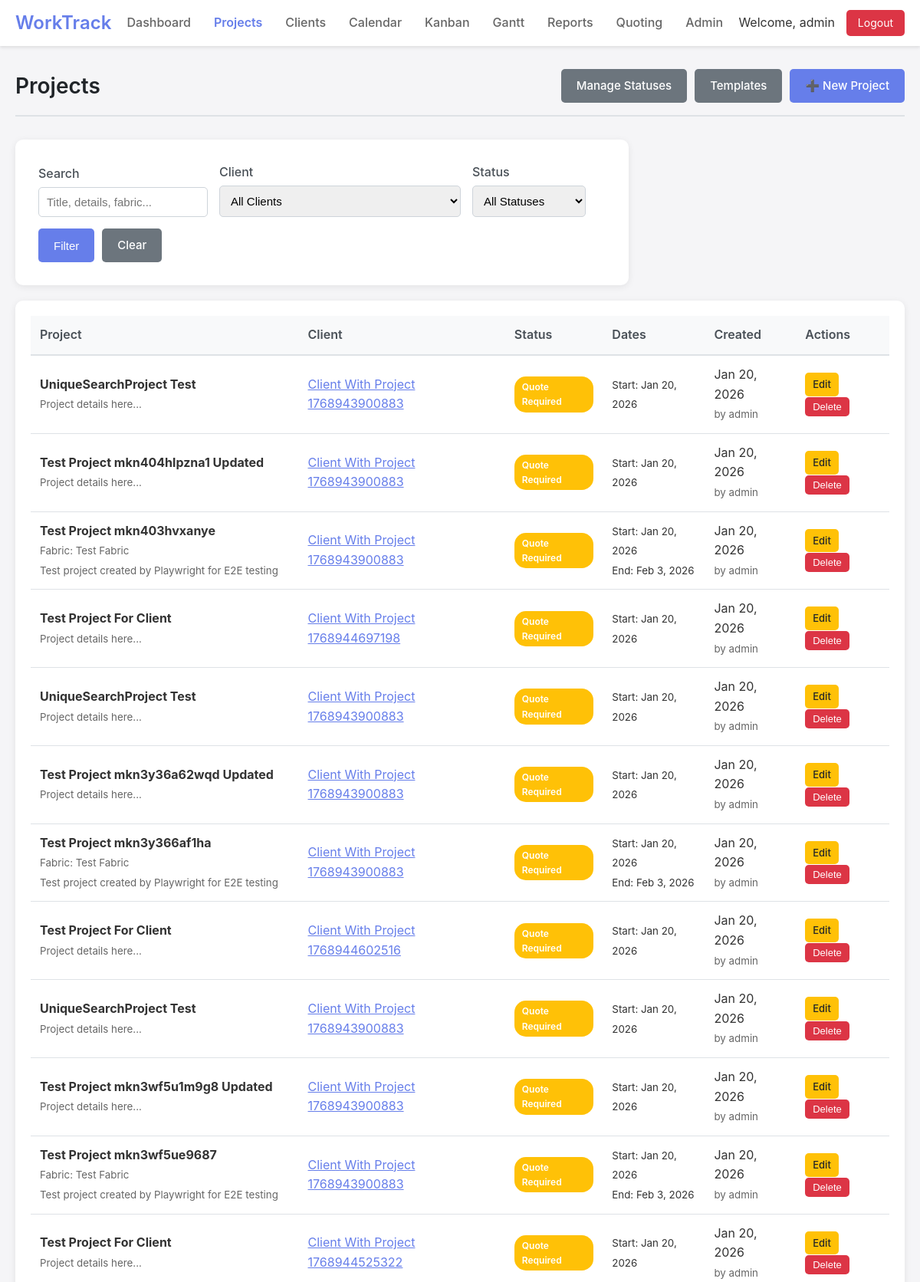
/projects.php (signed in, upper part), run on the app's committed database.
### tables this page shows
CREATE TABLE projects (
    id INTEGER PRIMARY KEY AUTOINCREMENT,
    title TEXT NOT NULL,
    details TEXT,
    client_id INTEGER REFERENCES clients(id),
    start_date DATE,
    completion_date DATE,
    status_id INTEGER REFERENCES project_statuses(id),
    created_date DATETIME DEFAULT CURRENT_TIMESTAMP,
    fabric TEXT,
    created_by INTEGER REFERENCES users(id),
    updated_by INTEGER REFERENCES users(id),
    updated_at DATETIME DEFAULT CURRENT_TIMESTAMP,
    template_id INTEGER REFERENCES project_templates(id)
);

CREATE TABLE clients (
    id INTEGER PRIMARY KEY AUTOINCREMENT,
    name TEXT NOT NULL,
    address TEXT,
    phone TEXT,
    email TEXT,
    remarks TEXT,
    created_at DATETIME DEFAULT CURRENT_TIMESTAMP,
    updated_at DATETIME DEFAULT CURRENT_TIMESTAMP,
    created_by INTEGER REFERENCES users(id),
    updated_by INTEGER REFERENCES users(id)
);

CREATE TABLE project_statuses (
    id INTEGER PRIMARY KEY AUTOINCREMENT,
    name TEXT NOT NULL,
    color TEXT DEFAULT '#007bff',
    sort_order INTEGER DEFAULT 0,
    is_active BOOLEAN DEFAULT 1
);

### projects.php (the view, shortened to what the rows shown need)
<?php
require_once 'includes/header.php';
require_once 'includes/models/Project.php';
$projectModel = new Project();
$clientModel = new Client();
$statusModel = new ProjectStatus();
$templateModel = new ProjectTemplate();
$filters = [
    'client_id' => $_GET['client'] ?? '',
    'status_id' => $_GET['status'] ?? '',
    'search' => $_GET['search'] ?? '',
    'date_from' => $_GET['date_from'] ?? '',
    'date_to' => $_GET['date_to'] ?? ''
];
$clients = $clientModel->getAll();
$statuses = $statusModel->getAll();
$templates = $templateModel->getAll();
$projects = $projectModel->getAll($filters);
$editProject = null;
$showForm = isset($_GET['action']) && $_GET['action'] === 'new' || $editProject;
?>
<div class="page-header">
    <h1 class="page-title">Projects</h1>
</div>
<?php if ($showForm): ?>
<div class="form-container">
    <h2><?php echo $editProject ? 'Edit Project' : 'New Project'; ?></h2>
    <form method="POST">
        <input type="hidden" name="action" value="<?php echo $editProject ? 'update' : 'create'; ?>">
        <?php if ($editProject): ?>
            <input type="hidden" name="id" value="<?php echo $editProject['id']; ?>">
        <?php endif; ?>
        <?php if (!$editProject): ?>
        <div class="form-group">
            <label for="template_id">Template (optional)</label>
            <select id="template_id" name="template_id" class="form-control" onchange="loadTemplate()">
                <option value="">-- Select Template --</option>
                <?php foreach ($templates as $template): ?>
                    <option value="<?php echo $template['id']; ?>" <?php echo $template['is_default'] ? 'selected' : ''; ?>>
                        <?php echo htmlspecialchars($template['name']); ?>
                        <?php echo $template['is_default'] ? ' (Default)' : ''; ?>
                    </option>
                <?php endforeach; ?>
            </select>
        </div>
        <?php endif; ?>
        <div class="form-group">
            <label for="title">Project Title *</label>
            <input type="text" id="title" name="title" class="form-control" value="<?php echo htmlspecialchars($editProject['title'] ?? ''); ?>" required>
        </div>
        <div class="form-group">
            <label for="client_id">Client</label>
            <div style="display: flex; gap: 10px; align-items: center;">
                <select id="client_id" name="client_id" class="form-control" style="flex: 1;">
                    <option value="">-- No Client --</option>
                    <?php foreach ($clients as $client): ?>
                        <option value="<?php echo $client['id']; ?>" <?php echo ($editProject['client_id'] ?? '') == $client['id'] ? 'selected' : ''; ?>>
                            <?php echo htmlspecialchars($client['name']); ?>
                        </option>
                    <?php endforeach; ?>
                </select>
                <button type="button" onclick="showQuickClientModal()" class="btn btn-secondary">➕ New</button>
            </div>
        </div>
        <div class="form-group">
            <label for="status_id">Status *</label>
            <select id="status_id" name="status_id" class="form-control" required>
                <?php foreach ($statuses as $status): ?>
                    <option value="<?php echo $status['id']; ?>" <?php echo ($editProject['status_id'] ?? '') == $status['id'] ? 'selected' : ''; ?>>
                        <?php echo htmlspecialchars($status['name']); ?>
                    </option>
                <?php endforeach; ?>
            </select>
        </div>
        <div class="form-group">
            <label for="start_date">Start Date</label>
            <input type="date" id="start_date" name="start_date" class="form-control" value="<?php echo $editProject['start_date'] ?? ''; ?>">
        </div>
        <div class="form-group">
            <label for="completion_date">Completion Date</label>
            <input type="date" id="completion_date" name="completion_date" class="form-control" value="<?php echo $editProject['completion_date'] ?? ''; ?>">
        </div>
        <div class="form-group">
            <label for="fabric">Fabric</label>
            <input type="text" id="fabric" name="fabric" class="form-control" value="<?php echo htmlspecialchars($editProject['fabric'] ?? ''); ?>" placeholder="e.g., Cotton, Polyester">
        </div>
        <div class="form-group">
            <label for="details">Project Details</label>
            <textarea id="details" name="details" class="form-control" rows="4"><?php echo htmlspecialchars($editProject['details'] ?? ''); ?></textarea>
        </div>
        <div style="display: flex; gap: 10px;">
            <button type="submit" class="btn btn-primary">Save Project</button>
            <a href="projects.php" class="btn btn-secondary">Cancel</a>
        </div>
    </form>
</div>
<script>
// Template data for loading
const templates = <?php echo json_encode($templates); ?>;
function loadTemplate() {
    const templateId = document.getElementById('template_id').value;
    if (!templateId) return;
    const template = templates.find(t => t.id == templateId);
    if (template) {
        if (template.default_title) document.getElementById('title').value = template.default_title;
        if (template.default_details) document.getElementById('details').value = template.default_details;
        if (template.default_fabric) document.getElementById('fabric').value = template.default_fabric;
    }
}
// Load default template on page load
document.addEventListener('DOMContentLoaded', function() {
    const templateSelect = document.getElementById('template_id');
    if (templateSelect && templateSelect.value) {
        loadTemplate();
    }
});
// Quick Client Creation
function showQuickClientModal() {
    document.getElementById('quick-client-modal').style.display = 'block';
}
function hideQuickClientModal() {
    document.getElementById('quick-client-modal').style.display = 'none';
    document.getElementById('quick-client-form').reset();
}
function createQuickClient(event) {
    event.preventDefault();
    const form = document.getElementById('quick-client-form');
    const formData = new FormData(form);
    fetch('/work_track/api/quick_client.php', {
        method: 'POST',
        body: formData
    })
    .then(response => response.json())
    .then(data => {
        if (data.success) {
            // Add the new client to the dropdown
            const select = document.getElementById('client_id');
            const option = document.createElement('option');
            option.value = data.client_id;
            option.text = data.client_name;
            option.selected = true;
            select.appendChild(option);
            hideQuickClientModal();
            WorkTrack.showNotification('Client created successfully!', 'success');
        } else {
            WorkTrack.showNotification(data.message || 'Failed to create client', 'danger');
        }
    })
    .catch(error => {
        WorkTrack.showNotification('Error creating client', 'danger');
    });
    return false;
}
</script>
<div id="quick-client-modal" class="modal" style="display: none;">
    <div class="modal-content">
        <div class="modal-header">
            <h3 class="modal-title">Quick Client Creation</h3>
            <span class="modal-close" onclick="hideQuickClientModal()">&times;</span>
        </div>
        <form id="quick-client-form" onsubmit="return createQuickClient(event)">
            <div class="form-group">
                <label for="quick_client_name">Client Name *</label>
                <input type="text" id="quick_client_name" name="name" class="form-control" required>
            </div>
            <div class="form-group">
                <label for="quick_client_email">Email</label>
                <input type="email" id="quick_client_email" name="email" class="form-control">
            </div>
            <div class="form-group">
                <label for="quick_client_phone">Phone</label>
                <input type="tel" id="quick_client_phone" name="phone" class="form-control">
            </div>
            <div style="display: flex; gap: 10px; justify-content: flex-end;">
                <button type="button" onclick="hideQuickClientModal()" class="btn btn-secondary">Cancel</button>
                <button type="submit" class="btn btn-primary">Create Client</button>
            </div>
        </form>
    </div>
</div>
<?php else: ?>
<div class="table-container">
    <table>
        <thead>
            <tr>
                <th>Project</th>
                <th>Client</th>
                <th>Status</th>
                <th>Dates</th>
                <th>Created</th>
                <th>Actions</th>
            </tr>
        </thead>
        <tbody>
            <?php foreach ($projects as $project): ?>
                <tr>
                    <td>
                        <strong><?php echo htmlspecialchars($project['title']); ?></strong>
                        <?php if ($project['fabric']): ?>
                            <br><small style="color: #666;">Fabric: <?php echo htmlspecialchars($project['fabric']); ?></small>
                        <?php endif; ?>
                        <?php if ($project['details']): ?>
                            <br><small style="color: #666;"><?php echo htmlspecialchars(substr($project['details'], 0, 60) . (strlen($project['details']) > 60 ? '...' : '')); ?></small>
                        <?php endif; ?>
                    </td>
                    <td>
                        <?php if ($project['client_name']): ?>
                            <a href="clients.php?edit=<?php echo $project['client_id']; ?>" style="color: #667eea;">
                                <?php echo htmlspecialchars($project['client_name']); ?>
                            </a>
                        <?php else: ?>
                            <span style="color: #999;">No client</span>
                        <?php endif; ?>
                    </td>
                    <td>
                        <span class="status-badge clickable-status"
                              data-project-id="<?php echo $project['id']; ?>"
                              data-current-status="<?php echo $project['status_id']; ?>"
                              style="background: <?php echo $project['status_color']; ?>; color: white; cursor: pointer;"
                              title="Click to change status">
                            <?php echo htmlspecialchars($project['status_name']); ?>
                        </span>
                    </td>
                    <td>
                        <?php if ($project['start_date']): ?>
                            <small>Start: <?php echo date('M j, Y', strtotime($project['start_date'])); ?></small>
                        <?php endif; ?>
                        <?php if ($project['completion_date']): ?>
                            <br><small>End: <?php echo date('M j, Y', strtotime($project['completion_date'])); ?></small>
                        <?php endif; ?>
                    </td>
                    <td>
                        <?php echo date('M j, Y', strtotime($project['created_date'])); ?>
                        <br><small style="color: #666;">by <?php echo htmlspecialchars($project['created_by_name']); ?></small>
                    </td>
                    <td>
                        <a href="?edit=<?php echo $project['id']; ?>" class="btn btn-sm btn-warning">Edit</a>
                        <form method="POST" style="display: inline-block;" onsubmit="return confirm('Are you sure you want to delete this project?');">
                            <button type="submit" class="btn btn-sm btn-danger">Delete</button>
                        </form>
                    </td>
                </tr>
            <?php endforeach; ?>
        </tbody>
    </table>
</div>
<?php endif; ?>
<?php require_once 'includes/footer.php'; ?>

### data on the page
projects: title "UniqueSearchProject Test", details "Project details here...", client.name "Client With Project 1768943900883", status.name "Quote Required", start_date "Jan 20, 2026", created_date "Jan 20, 2026", created_by_name "admin"
projects: title "Test Project mkn404hlpzna1 Updated", details "Project details here...", client.name "Client With Project 1768943900883", status.name "Quote Required", start_date "Jan 20, 2026", created_date "Jan 20, 2026", created_by_name "admin"
projects: title "Test Project mkn403hvxanye", fabric "Test Fabric", details "Test project created by Playwright for E2E testing", client.name "Client With Project 1768943900883", status.name "Quote Required", start_date "Jan 20, 2026", completion_date "Feb 3, 2026", created_date "Jan 20, 2026", created_by_name "admin"
projects: title "Test Project For Client", details "Project details here...", client.name "Client With Project 1768944697198", status.name "Quote Required", start_date "Jan 20, 2026", created_date "Jan 20, 2026", created_by_name "admin"
projects: title "UniqueSearchProject Test", details "Project details here...", client.name "Client With Project 1768943900883", status.name "Quote Required", start_date "Jan 20, 2026", created_date "Jan 20, 2026", created_by_name "admin"
projects: title "Test Project mkn3y36a62wqd Updated", details "Project details here...", client.name "Client With Project 1768943900883", status.name "Quote Required", start_date "Jan 20, 2026", created_date "Jan 20, 2026", created_by_name "admin"
projects: title "Test Project mkn3y366af1ha", fabric "Test Fabric", details "Test project created by Playwright for E2E testing", client.name "Client With Project 1768943900883", status.name "Quote Required", start_date "Jan 20, 2026", completion_date "Feb 3, 2026", created_date "Jan 20, 2026", created_by_name "admin"
projects: title "Test Project For Client", details "Project details here...", client.name "Client With Project 1768944602516", status.name "Quote Required", start_date "Jan 20, 2026", created_date "Jan 20, 2026", created_by_name "admin"
projects: title "UniqueSearchProject Test", details "Project details here...", client.name "Client With Project 1768943900883", status.name "Quote Required", start_date "Jan 20, 2026", created_date "Jan 20, 2026", created_by_name "admin"
projects: title "Test Project mkn3wf5u1m9g8 Updated", details "Project details here...", client.name "Client With Project 1768943900883", status.name "Quote Required", start_date "Jan 20, 2026", created_date "Jan 20, 2026", created_by_name "admin"
projects: title "Test Project mkn3wf5ue9687", fabric "Test Fabric", details "Test project created by Playwright for E2E testing", client.name "Client With Project 1768943900883", status.name "Quote Required", start_date "Jan 20, 2026", completion_date "Feb 3, 2026", created_date "Jan 20, 2026", created_by_name "admin"
projects: title "Test Project For Client", details "Project details here...", client.name "Client With Project 1768944525322", status.name "Quote Required", start_date "Jan 20, 2026", created_date "Jan 20, 2026", created_by_name "admin"

### other printed values
SITE_NAME "WorkTrack"
Auth::getCurrentUsername() "admin"
